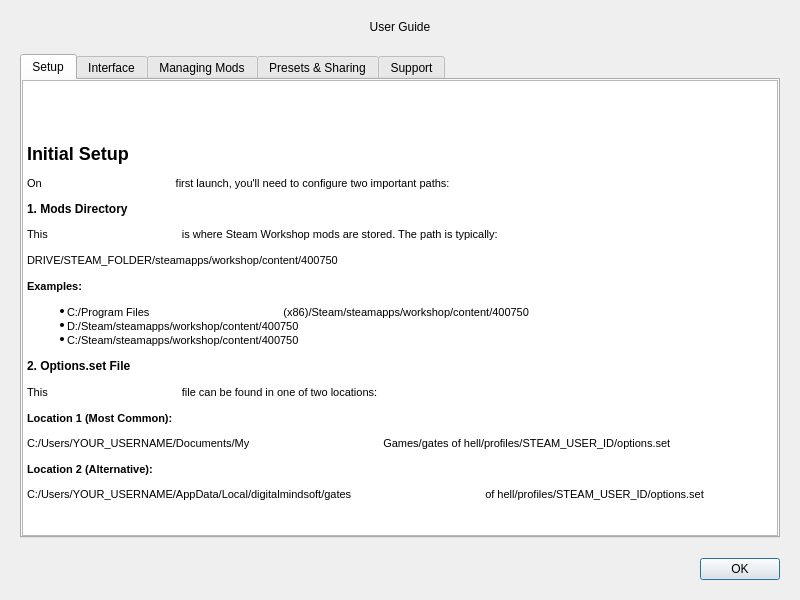
<?xml version="1.0" encoding="UTF-8"?>
<ui version="4.0">
    <class>UserManualDialog</class>
    <widget class="QDialog" name="UserManualDialog">
        <property name="geometry">
            <rect>
                <x>0</x>
                <y>0</y>
                <width>800</width>
                <height>600</height>
            </rect>
        </property>
        <property name="minimumSize">
            <size>
                <width>800</width>
                <height>600</height>
            </size>
        </property>
        <property name="maximumSize">
            <size>
                <width>800</width>
                <height>600</height>
            </size>
        </property>
        <property name="windowTitle">
            <string>User Manual</string>
        </property>
        <property name="modal">
            <bool>true</bool>
        </property>
        <layout class="QVBoxLayout" name="main_layout">
            <property name="spacing">
                <number>20</number>
            </property>
            <property name="leftMargin">
                <number>20</number>
            </property>
            <property name="topMargin">
                <number>20</number>
            </property>
            <property name="rightMargin">
                <number>20</number>
            </property>
            <property name="bottomMargin">
                <number>20</number>
            </property>
            <item>
                <widget class="QLabel" name="title_label">
                    <property name="text">
                        <string>User Guide</string>
                    </property>
                    <property name="alignment">
                        <set>Qt::AlignmentFlag::AlignCenter</set>
                    </property>
                </widget>
            </item>
            <item>
                <widget class="QTabWidget" name="tab_widget">
                    <property name="currentIndex">
                        <number>0</number>
                    </property>
                    <widget class="QWidget" name="setup_tab">
                        <attribute name="title">
                            <string>Setup</string>
                        </attribute>
                        <layout class="QVBoxLayout" name="setup_tab_layout">
                            <property name="leftMargin">
                                <number>0</number>
                            </property>
                            <property name="topMargin">
                                <number>0</number>
                            </property>
                            <property name="rightMargin">
                                <number>0</number>
                            </property>
                            <property name="bottomMargin">
                                <number>0</number>
                            </property>
                            <item>
                                <widget class="QTextEdit" name="setup_content">
                                    <property name="readOnly">
                                        <bool>true</bool>
                                    </property>
                                    <property name="html">
                                        <string>&lt;!DOCTYPE HTML PUBLIC &quot;-//W3C//DTD HTML 4.0//EN&quot; &quot;http://www.w3.org/TR/REC-html40/strict.dtd&quot;&gt;
                                            &lt;html&gt;&lt;head&gt;&lt;meta name=&quot;qrichtext&quot; content=&quot;1&quot;
                                            /&gt;&lt;meta charset=&quot;utf-8&quot; /&gt;&lt;style type=&quot;text/css&quot;&gt;
                                            p, li { white-space: pre-wrap; }
                                            hr { height: 1px; border-width: 0; }
                                            li.unchecked::marker { content: &quot;\2610&quot;; }
                                            li.checked::marker { content: &quot;\2612&quot;; }
                                            &lt;/style&gt;&lt;/head&gt;&lt;body style=&quot; font-family:'Segoe UI';
                                            font-size:9pt; font-weight:400; font-style:normal;&quot;&gt;
                                            &lt;p style=&quot; margin-top:0px; margin-bottom:0px; margin-left:0px;
                                            margin-right:0px; -qt-block-indent:0; text-indent:0px;&quot;&gt; &lt;/p&gt;
                                            &lt;h2 style=&quot; margin-top:16px; margin-bottom:12px; margin-left:0px;
                                            margin-right:0px; -qt-block-indent:0; text-indent:0px;&quot;&gt;&lt;span
                                            style=&quot; font-family:'MS Shell Dlg 2'; font-size:8.25pt;
                                            font-weight:600;&quot;&gt;Initial Setup&lt;/span&gt; &lt;/h2&gt;
                                            &lt;p style=&quot; margin-top:12px; margin-bottom:12px; margin-left:0px;
                                            margin-right:0px; -qt-block-indent:0; text-indent:0px;&quot;&gt;&lt;span
                                            style=&quot; font-family:'MS Shell Dlg 2'; font-size:8.25pt;&quot;&gt;On
                                            first launch, you'll need to configure two important paths:&lt;/span&gt;
                                            &lt;/p&gt;
                                            &lt;h4 style=&quot; margin-top:12px; margin-bottom:12px; margin-left:0px;
                                            margin-right:0px; -qt-block-indent:0; text-indent:0px;&quot;&gt;&lt;span
                                            style=&quot; font-family:'MS Shell Dlg 2'; font-size:8.25pt;
                                            font-weight:600;&quot;&gt;1. Mods Directory&lt;/span&gt; &lt;/h4&gt;
                                            &lt;p style=&quot; margin-top:12px; margin-bottom:12px; margin-left:0px;
                                            margin-right:0px; -qt-block-indent:0; text-indent:0px;&quot;&gt;&lt;span
                                            style=&quot; font-family:'MS Shell Dlg 2'; font-size:8.25pt;&quot;&gt;This
                                            is where Steam Workshop mods are stored. The path is typically:&lt;/span&gt;
                                            &lt;/p&gt;
                                            &lt;p style=&quot; margin-top:12px; margin-bottom:12px; margin-left:0px;
                                            margin-right:0px; -qt-block-indent:0; text-indent:0px;&quot;&gt;&lt;span
                                            style=&quot; font-family:'Courier New,courier'; font-size:8.25pt;&quot;&gt;DRIVE/STEAM_FOLDER/steamapps/workshop/content/400750&lt;/span&gt;
                                            &lt;/p&gt;
                                            &lt;p style=&quot; margin-top:12px; margin-bottom:12px; margin-left:0px;
                                            margin-right:0px; -qt-block-indent:0; text-indent:0px;&quot;&gt;&lt;span
                                            style=&quot; font-family:'MS Shell Dlg 2'; font-size:8.25pt;
                                            font-weight:600;&quot;&gt;Examples:&lt;/span&gt; &lt;/p&gt;
                                            &lt;ul style=&quot;margin-top: 0px; margin-bottom: 0px; margin-left: 0px;
                                            margin-right: 0px; -qt-list-indent: 1;&quot;&gt;
                                            &lt;li style=&quot; font-family:'MS Shell Dlg 2'; font-size:8.25pt;&quot;
                                            style=&quot; margin-top:12px; margin-bottom:0px; margin-left:0px;
                                            margin-right:0px; -qt-block-indent:0; text-indent:0px;&quot;&gt;&lt;span
                                            style=&quot; font-family:'Courier New,courier';&quot;&gt;C:/Program Files
                                            (x86)/Steam/steamapps/workshop/content/400750&lt;/span&gt;&lt;span style=&quot;
                                            font-family:'Segoe UI'; font-size:9pt;&quot;&gt; &lt;/span&gt;&lt;/li&gt;
                                            &lt;li style=&quot; font-family:'MS Shell Dlg 2'; font-size:8.25pt;&quot;
                                            style=&quot; margin-top:0px; margin-bottom:0px; margin-left:0px;
                                            margin-right:0px; -qt-block-indent:0; text-indent:0px;&quot;&gt;&lt;span
                                            style=&quot; font-family:'Courier New,courier';&quot;&gt;D:/Steam/steamapps/workshop/content/400750&lt;/span&gt;&lt;span
                                            style=&quot; font-family:'Segoe UI'; font-size:9pt;&quot;&gt; &lt;/span&gt;&lt;/li&gt;
                                            &lt;li style=&quot; font-family:'MS Shell Dlg 2'; font-size:8.25pt;&quot;
                                            style=&quot; margin-top:0px; margin-bottom:12px; margin-left:0px;
                                            margin-right:0px; -qt-block-indent:0; text-indent:0px;&quot;&gt;&lt;span
                                            style=&quot; font-family:'Courier New,courier';&quot;&gt;C:/Steam/steamapps/workshop/content/400750&lt;/span&gt;&lt;span
                                            style=&quot; font-family:'Segoe UI'; font-size:9pt;&quot;&gt; &lt;/span&gt;&lt;/li&gt;&lt;/ul&gt;
                                            &lt;h4 style=&quot; margin-top:12px; margin-bottom:12px; margin-left:0px;
                                            margin-right:0px; -qt-block-indent:0; text-indent:0px;&quot;&gt;&lt;span
                                            style=&quot; font-family:'MS Shell Dlg 2'; font-size:8.25pt;
                                            font-weight:600;&quot;&gt;2. Options.set File&lt;/span&gt; &lt;/h4&gt;
                                            &lt;p style=&quot; margin-top:12px; margin-bottom:12px; margin-left:0px;
                                            margin-right:0px; -qt-block-indent:0; text-indent:0px;&quot;&gt;&lt;span
                                            style=&quot; font-family:'MS Shell Dlg 2'; font-size:8.25pt;&quot;&gt;This
                                            file can be found in one of two locations:&lt;/span&gt; &lt;/p&gt;
                                            &lt;p style=&quot; margin-top:12px; margin-bottom:12px; margin-left:0px;
                                            margin-right:0px; -qt-block-indent:0; text-indent:0px;&quot;&gt;&lt;span
                                            style=&quot; font-family:'MS Shell Dlg 2'; font-size:8.25pt;
                                            font-weight:600;&quot;&gt;Location 1 (Most Common):&lt;/span&gt; &lt;/p&gt;
                                            &lt;p style=&quot; margin-top:12px; margin-bottom:12px; margin-left:0px;
                                            margin-right:0px; -qt-block-indent:0; text-indent:0px;&quot;&gt;&lt;span
                                            style=&quot; font-family:'Courier New,courier'; font-size:8.25pt;&quot;&gt;C:/Users/YOUR_USERNAME/Documents/My
                                            Games/gates of hell/profiles/STEAM_USER_ID/options.set&lt;/span&gt; &lt;/p&gt;
                                            &lt;p style=&quot; margin-top:12px; margin-bottom:12px; margin-left:0px;
                                            margin-right:0px; -qt-block-indent:0; text-indent:0px;&quot;&gt;&lt;span
                                            style=&quot; font-family:'MS Shell Dlg 2'; font-size:8.25pt;
                                            font-weight:600;&quot;&gt;Location 2 (Alternative):&lt;/span&gt; &lt;/p&gt;
                                            &lt;p style=&quot; margin-top:12px; margin-bottom:12px; margin-left:0px;
                                            margin-right:0px; -qt-block-indent:0; text-indent:0px;&quot;&gt;&lt;span
                                            style=&quot; font-family:'Courier New,courier'; font-size:8.25pt;&quot;&gt;C:/Users/YOUR_USERNAME/AppData/Local/digitalmindsoft/gates
                                            of hell/profiles/STEAM_USER_ID/options.set&lt;/span&gt; &lt;/p&gt;&lt;/body&gt;&lt;/html&gt;
                                        </string>
                                    </property>
                                </widget>
                            </item>
                        </layout>
                    </widget>
                    <widget class="QWidget" name="interface_tab">
                        <attribute name="title">
                            <string>Interface</string>
                        </attribute>
                        <layout class="QVBoxLayout" name="interface_tab_layout">
                            <property name="leftMargin">
                                <number>0</number>
                            </property>
                            <property name="topMargin">
                                <number>0</number>
                            </property>
                            <property name="rightMargin">
                                <number>0</number>
                            </property>
                            <property name="bottomMargin">
                                <number>0</number>
                            </property>
                            <item>
                                <widget class="QTextEdit" name="interface_content">
                                    <property name="readOnly">
                                        <bool>true</bool>
                                    </property>
                                    <property name="html">
                                        <string>&lt;!DOCTYPE HTML PUBLIC &quot;-//W3C//DTD HTML 4.0//EN&quot; &quot;http://www.w3.org/TR/REC-html40/strict.dtd&quot;&gt;
                                            &lt;html&gt;&lt;head&gt;&lt;meta name=&quot;qrichtext&quot; content=&quot;1&quot;
                                            /&gt;&lt;meta charset=&quot;utf-8&quot; /&gt;&lt;style type=&quot;text/css&quot;&gt;
                                            p, li { white-space: pre-wrap; }
                                            hr { height: 1px; border-width: 0; }
                                            li.unchecked::marker { content: &quot;\2610&quot;; }
                                            li.checked::marker { content: &quot;\2612&quot;; }
                                            &lt;/style&gt;&lt;/head&gt;&lt;body style=&quot; font-family:'Segoe UI';
                                            font-size:9pt; font-weight:400; font-style:normal;&quot;&gt;
                                            &lt;p style=&quot; margin-top:0px; margin-bottom:0px; margin-left:0px;
                                            margin-right:0px; -qt-block-indent:0; text-indent:0px;&quot;&gt; &lt;/p&gt;
                                            &lt;h2 style=&quot; margin-top:16px; margin-bottom:12px; margin-left:0px;
                                            margin-right:0px; -qt-block-indent:0; text-indent:0px;&quot;&gt;&lt;span
                                            style=&quot; font-family:'MS Shell Dlg 2'; font-size:8.25pt;
                                            font-weight:600;&quot;&gt;Interface Layout&lt;/span&gt; &lt;/h2&gt;
                                            &lt;h4 style=&quot; margin-top:12px; margin-bottom:12px; margin-left:0px;
                                            margin-right:0px; -qt-block-indent:0; text-indent:0px;&quot;&gt;&lt;span
                                            style=&quot; font-family:'MS Shell Dlg 2'; font-size:8.25pt;
                                            font-weight:600;&quot;&gt;Left Panel: Installed Mods&lt;/span&gt; &lt;/h4&gt;
                                            &lt;p style=&quot; margin-top:12px; margin-bottom:12px; margin-left:0px;
                                            margin-right:0px; -qt-block-indent:0; text-indent:0px;&quot;&gt;&lt;span
                                            style=&quot; font-family:'MS Shell Dlg 2'; font-size:8.25pt;&quot;&gt;Shows
                                            all mods available in your mods directory&lt;/span&gt; &lt;/p&gt;
                                            &lt;h4 style=&quot; margin-top:12px; margin-bottom:12px; margin-left:0px;
                                            margin-right:0px; -qt-block-indent:0; text-indent:0px;&quot;&gt;&lt;span
                                            style=&quot; font-family:'MS Shell Dlg 2'; font-size:8.25pt;
                                            font-weight:600;&quot;&gt;Right Panel: Active Mods&lt;/span&gt; &lt;/h4&gt;
                                            &lt;p style=&quot; margin-top:12px; margin-bottom:12px; margin-left:0px;
                                            margin-right:0px; -qt-block-indent:0; text-indent:0px;&quot;&gt;&lt;span
                                            style=&quot; font-family:'MS Shell Dlg 2'; font-size:8.25pt;&quot;&gt;Shows
                                            currently enabled mods that will load in-game&lt;/span&gt; &lt;/p&gt;
                                            &lt;h2 style=&quot; margin-top:16px; margin-bottom:12px; margin-left:0px;
                                            margin-right:0px; -qt-block-indent:0; text-indent:0px;&quot;&gt;&lt;span
                                            style=&quot; font-family:'MS Shell Dlg 2'; font-size:8.25pt;
                                            font-weight:600;&quot;&gt;Mod Information Panel&lt;/span&gt; &lt;/h2&gt;
                                            &lt;p style=&quot; margin-top:12px; margin-bottom:12px; margin-left:0px;
                                            margin-right:0px; -qt-block-indent:0; text-indent:0px;&quot;&gt;&lt;span
                                            style=&quot; font-family:'MS Shell Dlg 2'; font-size:8.25pt;&quot;&gt;Click
                                            any mod to view its details automatically. This can be disabled in the menu
                                            if preferred.&lt;/span&gt; &lt;/p&gt;&lt;/body&gt;&lt;/html&gt;
                                        </string>
                                    </property>
                                </widget>
                            </item>
                        </layout>
                    </widget>
                    <widget class="QWidget" name="managing_tab">
                        <attribute name="title">
                            <string>Managing Mods</string>
                        </attribute>
                        <layout class="QVBoxLayout" name="managing_tab_layout">
                            <property name="leftMargin">
                                <number>0</number>
                            </property>
                            <property name="topMargin">
                                <number>0</number>
                            </property>
                            <property name="rightMargin">
                                <number>0</number>
                            </property>
                            <property name="bottomMargin">
                                <number>0</number>
                            </property>
                            <item>
                                <widget class="QTextEdit" name="managing_content">
                                    <property name="readOnly">
                                        <bool>true</bool>
                                    </property>
                                    <property name="html">
                                        <string>&lt;!DOCTYPE HTML PUBLIC &quot;-//W3C//DTD HTML 4.0//EN&quot; &quot;http://www.w3.org/TR/REC-html40/strict.dtd&quot;&gt;
                                            &lt;html&gt;&lt;head&gt;&lt;meta name=&quot;qrichtext&quot; content=&quot;1&quot;
                                            /&gt;&lt;meta charset=&quot;utf-8&quot; /&gt;&lt;style type=&quot;text/css&quot;&gt;
                                            p, li { white-space: pre-wrap; }
                                            hr { height: 1px; border-width: 0; }
                                            li.unchecked::marker { content: &quot;\2610&quot;; }
                                            li.checked::marker { content: &quot;\2612&quot;; }
                                            &lt;/style&gt;&lt;/head&gt;&lt;body style=&quot; font-family:'Segoe UI';
                                            font-size:9pt; font-weight:400; font-style:normal;&quot;&gt;
                                            &lt;p style=&quot; margin-top:0px; margin-bottom:0px; margin-left:0px;
                                            margin-right:0px; -qt-block-indent:0; text-indent:0px;&quot;&gt; &lt;/p&gt;
                                            &lt;h2 style=&quot; margin-top:16px; margin-bottom:12px; margin-left:0px;
                                            margin-right:0px; -qt-block-indent:0; text-indent:0px;&quot;&gt;&lt;span
                                            style=&quot; font-family:'MS Shell Dlg 2'; font-size:8.25pt;
                                            font-weight:600;&quot;&gt;Managing Mods&lt;/span&gt; &lt;/h2&gt;
                                            &lt;h4 style=&quot; margin-top:12px; margin-bottom:12px; margin-left:0px;
                                            margin-right:0px; -qt-block-indent:0; text-indent:0px;&quot;&gt;&lt;span
                                            style=&quot; font-family:'MS Shell Dlg 2'; font-size:8.25pt;
                                            font-weight:600;&quot;&gt;Activating Mods&lt;/span&gt; &lt;/h4&gt;
                                            &lt;ul style=&quot;margin-top: 0px; margin-bottom: 0px; margin-left: 0px;
                                            margin-right: 0px; -qt-list-indent: 1;&quot;&gt;
                                            &lt;li style=&quot; font-family:'MS Shell Dlg 2'; font-size:8.25pt;&quot;
                                            style=&quot; margin-top:12px; margin-bottom:0px; margin-left:0px;
                                            margin-right:0px; -qt-block-indent:0; text-indent:0px;&quot;&gt;&lt;span
                                            style=&quot; font-weight:600;&quot;&gt;Double-click&lt;/span&gt; any
                                            installed mod to activate it&lt;span style=&quot; font-family:'Segoe UI';
                                            font-size:9pt;&quot;&gt; &lt;/span&gt;&lt;/li&gt;
                                            &lt;li style=&quot; font-family:'MS Shell Dlg 2'; font-size:8.25pt;&quot;
                                            style=&quot; margin-top:0px; margin-bottom:12px; margin-left:0px;
                                            margin-right:0px; -qt-block-indent:0; text-indent:0px;&quot;&gt;&lt;span
                                            style=&quot; font-weight:600;&quot;&gt;Select multiple mods&lt;/span&gt;
                                            (Ctrl+click) and use &amp;quot;Add Selected&amp;quot;&lt;span style=&quot;
                                            font-family:'Segoe UI'; font-size:9pt;&quot;&gt; &lt;/span&gt;&lt;/li&gt;&lt;/ul&gt;
                                            &lt;h4 style=&quot; margin-top:12px; margin-bottom:12px; margin-left:0px;
                                            margin-right:0px; -qt-block-indent:0; text-indent:0px;&quot;&gt;&lt;span
                                            style=&quot; font-family:'MS Shell Dlg 2'; font-size:8.25pt;
                                            font-weight:600;&quot;&gt;Deactivating Mods&lt;/span&gt; &lt;/h4&gt;
                                            &lt;ul style=&quot;margin-top: 0px; margin-bottom: 0px; margin-left: 0px;
                                            margin-right: 0px; -qt-list-indent: 1;&quot;&gt;
                                            &lt;li style=&quot; font-family:'MS Shell Dlg 2'; font-size:8.25pt;&quot;
                                            style=&quot; margin-top:12px; margin-bottom:0px; margin-left:0px;
                                            margin-right:0px; -qt-block-indent:0; text-indent:0px;&quot;&gt;&lt;span
                                            style=&quot; font-weight:600;&quot;&gt;Double-click&lt;/span&gt; any active
                                            mod to remove it&lt;span style=&quot; font-family:'Segoe UI'; font-size:9pt;&quot;&gt;
                                            &lt;/span&gt;&lt;/li&gt;
                                            &lt;li style=&quot; font-family:'MS Shell Dlg 2'; font-size:8.25pt;&quot;
                                            style=&quot; margin-top:0px; margin-bottom:0px; margin-left:0px;
                                            margin-right:0px; -qt-block-indent:0; text-indent:0px;&quot;&gt;&lt;span
                                            style=&quot; font-weight:600;&quot;&gt;Select multiple mods&lt;/span&gt; and
                                            click &amp;quot;Remove&amp;quot;&lt;span style=&quot; font-family:'Segoe
                                            UI'; font-size:9pt;&quot;&gt; &lt;/span&gt;&lt;/li&gt;
                                            &lt;li style=&quot; font-family:'MS Shell Dlg 2'; font-size:8.25pt;&quot;
                                            style=&quot; margin-top:0px; margin-bottom:12px; margin-left:0px;
                                            margin-right:0px; -qt-block-indent:0; text-indent:0px;&quot;&gt;&lt;span
                                            style=&quot; font-weight:600;&quot;&gt;&amp;quot;Clear All&amp;quot;&lt;/span&gt;
                                            removes all active mods at once &lt;/li&gt;&lt;/ul&gt;&lt;/body&gt;&lt;/html&gt;
                                        </string>
                                    </property>
                                </widget>
                            </item>
                        </layout>
                    </widget>
                    <widget class="QWidget" name="presets_tab">
                        <attribute name="title">
                            <string>Presets &amp;&amp; Sharing</string>
                        </attribute>
                        <layout class="QVBoxLayout" name="presets_tab_layout">
                            <property name="leftMargin">
                                <number>0</number>
                            </property>
                            <property name="topMargin">
                                <number>0</number>
                            </property>
                            <property name="rightMargin">
                                <number>0</number>
                            </property>
                            <property name="bottomMargin">
                                <number>0</number>
                            </property>
                            <item>
                                <widget class="QTextEdit" name="presets_content">
                                    <property name="readOnly">
                                        <bool>true</bool>
                                    </property>
                                    <property name="html">
                                        <string>&lt;!DOCTYPE HTML PUBLIC &quot;-//W3C//DTD HTML 4.0//EN&quot; &quot;http://www.w3.org/TR/REC-html40/strict.dtd&quot;&gt;
                                            &lt;html&gt;&lt;head&gt;&lt;meta name=&quot;qrichtext&quot; content=&quot;1&quot;
                                            /&gt;&lt;meta charset=&quot;utf-8&quot; /&gt;&lt;style type=&quot;text/css&quot;&gt;
                                            p, li { white-space: pre-wrap; }
                                            hr { height: 1px; border-width: 0; }
                                            li.unchecked::marker { content: &quot;\2610&quot;; }
                                            li.checked::marker { content: &quot;\2612&quot;; }
                                            &lt;/style&gt;&lt;/head&gt;&lt;body style=&quot; font-family:'Segoe UI';
                                            font-size:9pt; font-weight:400; font-style:normal;&quot;&gt;
                                            &lt;p style=&quot; margin-top:0px; margin-bottom:0px; margin-left:0px;
                                            margin-right:0px; -qt-block-indent:0; text-indent:0px;&quot;&gt; &lt;/p&gt;
                                            &lt;h2 style=&quot; margin-top:16px; margin-bottom:12px; margin-left:0px;
                                            margin-right:0px; -qt-block-indent:0; text-indent:0px;&quot;&gt;&lt;span
                                            style=&quot; font-family:'MS Shell Dlg 2'; font-size:8.25pt;
                                            font-weight:600;&quot;&gt;Preset System&lt;/span&gt; &lt;/h2&gt;
                                            &lt;p style=&quot; margin-top:12px; margin-bottom:12px; margin-left:0px;
                                            margin-right:0px; -qt-block-indent:0; text-indent:0px;&quot;&gt;&lt;span
                                            style=&quot; font-family:'MS Shell Dlg 2'; font-size:8.25pt;&quot;&gt;Save
                                            and load different mod configurations:&lt;/span&gt; &lt;/p&gt;
                                            &lt;ul style=&quot;margin-top: 0px; margin-bottom: 0px; margin-left: 0px;
                                            margin-right: 0px; -qt-list-indent: 1;&quot;&gt;
                                            &lt;li style=&quot; font-family:'MS Shell Dlg 2'; font-size:8.25pt;&quot;
                                            style=&quot; margin-top:12px; margin-bottom:0px; margin-left:0px;
                                            margin-right:0px; -qt-block-indent:0; text-indent:0px;&quot;&gt;&lt;span
                                            style=&quot; font-weight:600;&quot;&gt;&amp;quot;Save&amp;quot;&lt;/span&gt;
                                            - Create a preset from current active mods&lt;span style=&quot;
                                            font-family:'Segoe UI'; font-size:9pt;&quot;&gt; &lt;/span&gt;&lt;/li&gt;
                                            &lt;li style=&quot; font-family:'MS Shell Dlg 2'; font-size:8.25pt;&quot;
                                            style=&quot; margin-top:0px; margin-bottom:0px; margin-left:0px;
                                            margin-right:0px; -qt-block-indent:0; text-indent:0px;&quot;&gt;&lt;span
                                            style=&quot; font-weight:600;&quot;&gt;&amp;quot;Load&amp;quot;&lt;/span&gt;
                                            - Apply a saved preset&lt;span style=&quot; font-family:'Segoe UI';
                                            font-size:9pt;&quot;&gt; &lt;/span&gt;&lt;/li&gt;
                                            &lt;li style=&quot; font-family:'MS Shell Dlg 2'; font-size:8.25pt;&quot;
                                            style=&quot; margin-top:0px; margin-bottom:12px; margin-left:0px;
                                            margin-right:0px; -qt-block-indent:0; text-indent:0px;&quot;&gt;&lt;span
                                            style=&quot; font-weight:600;&quot;&gt;&amp;quot;Delete&amp;quot;&lt;/span&gt;
                                            - Remove a preset permanently&lt;span style=&quot; font-family:'Segoe UI';
                                            font-size:9pt;&quot;&gt; &lt;/span&gt;&lt;/li&gt;&lt;/ul&gt;
                                            &lt;h2 style=&quot; margin-top:16px; margin-bottom:12px; margin-left:0px;
                                            margin-right:0px; -qt-block-indent:0; text-indent:0px;&quot;&gt;&lt;span
                                            style=&quot; font-family:'MS Shell Dlg 2'; font-size:8.25pt;
                                            font-weight:600;&quot;&gt;Sharing Configurations&lt;/span&gt; &lt;/h2&gt;
                                            &lt;p style=&quot; margin-top:12px; margin-bottom:12px; margin-left:0px;
                                            margin-right:0px; -qt-block-indent:0; text-indent:0px;&quot;&gt;&lt;span
                                            style=&quot; font-family:'MS Shell Dlg 2'; font-size:8.25pt;&quot;&gt;Share
                                            your mod setups with other players:&lt;/span&gt; &lt;/p&gt;
                                            &lt;ul style=&quot;margin-top: 0px; margin-bottom: 0px; margin-left: 0px;
                                            margin-right: 0px; -qt-list-indent: 1;&quot;&gt;
                                            &lt;li style=&quot; font-family:'MS Shell Dlg 2'; font-size:8.25pt;&quot;
                                            style=&quot; margin-top:12px; margin-bottom:0px; margin-left:0px;
                                            margin-right:0px; -qt-block-indent:0; text-indent:0px;&quot;&gt;&lt;span
                                            style=&quot; font-weight:600;&quot;&gt;&amp;quot;Export&amp;quot;&lt;/span&gt;
                                            - Generate a shareable code in the text field&lt;span style=&quot;
                                            font-family:'Segoe UI'; font-size:9pt;&quot;&gt; &lt;/span&gt;&lt;/li&gt;
                                            &lt;li style=&quot; font-family:'MS Shell Dlg 2'; font-size:8.25pt;&quot;
                                            style=&quot; margin-top:0px; margin-bottom:12px; margin-left:0px;
                                            margin-right:0px; -qt-block-indent:0; text-indent:0px;&quot;&gt;&lt;span
                                            style=&quot; font-weight:600;&quot;&gt;&amp;quot;Import&amp;quot;&lt;/span&gt;
                                            - Load a configuration from a shared code &lt;/li&gt;&lt;/ul&gt;&lt;/body&gt;&lt;/html&gt;
                                        </string>
                                    </property>
                                </widget>
                            </item>
                        </layout>
                    </widget>
                    <widget class="QWidget" name="support_tab">
                        <attribute name="title">
                            <string>Support</string>
                        </attribute>
                        <layout class="QVBoxLayout" name="support_tab_layout">
                            <property name="leftMargin">
                                <number>0</number>
                            </property>
                            <property name="topMargin">
                                <number>0</number>
                            </property>
                            <property name="rightMargin">
                                <number>0</number>
                            </property>
                            <property name="bottomMargin">
                                <number>0</number>
                            </property>
                            <item>
                                <widget class="QTextEdit" name="support_content">
                                    <property name="readOnly">
                                        <bool>true</bool>
                                    </property>
                                    <property name="html">
                                        <string>&lt;!DOCTYPE HTML PUBLIC &quot;-//W3C//DTD HTML 4.0//EN&quot; &quot;http://www.w3.org/TR/REC-html40/strict.dtd&quot;&gt;
                                            &lt;html&gt;&lt;head&gt;&lt;meta name=&quot;qrichtext&quot; content=&quot;1&quot;
                                            /&gt;&lt;meta charset=&quot;utf-8&quot; /&gt;&lt;style type=&quot;text/css&quot;&gt;
                                            p, li { white-space: pre-wrap; }
                                            hr { height: 1px; border-width: 0; }
                                            li.unchecked::marker { content: &quot;\2610&quot;; }
                                            li.checked::marker { content: &quot;\2612&quot;; }
                                            &lt;/style&gt;&lt;/head&gt;&lt;body style=&quot; font-family:'Segoe UI';
                                            font-size:9pt; font-weight:400; font-style:normal;&quot;&gt;
                                            &lt;p style=&quot; margin-top:0px; margin-bottom:0px; margin-left:0px;
                                            margin-right:0px; -qt-block-indent:0; text-indent:0px;&quot;&gt; &lt;/p&gt;
                                            &lt;h2 style=&quot; margin-top:16px; margin-bottom:12px; margin-left:0px;
                                            margin-right:0px; -qt-block-indent:0; text-indent:0px;&quot;&gt;&lt;span
                                            style=&quot; font-family:'MS Shell Dlg 2'; font-size:8.25pt;
                                            font-weight:600;&quot;&gt;Support&lt;/span&gt; &lt;/h2&gt;
                                            &lt;p style=&quot; margin-top:12px; margin-bottom:12px; margin-left:0px;
                                            margin-right:0px; -qt-block-indent:0; text-indent:0px;&quot;&gt;&lt;span
                                            style=&quot; font-family:'MS Shell Dlg 2'; font-size:8.25pt;&quot;&gt;Found
                                            a bug or have suggestions? The interface is designed to be user-friendly -
                                            feel free to experiment and provide feedback for improvements.&lt;/span&gt;
                                            &lt;/p&gt;
                                            &lt;p style=&quot; margin-top:12px; margin-bottom:12px; margin-left:0px;
                                            margin-right:0px; -qt-block-indent:0; text-indent:0px;&quot;&gt;&lt;span
                                            style=&quot; font-family:'MS Shell Dlg 2'; font-size:8.25pt;&quot;&gt;You
                                            can report issues or suggest improvements through the appropriate channels.&lt;/span&gt;
                                            &lt;/p&gt;&lt;/body&gt;&lt;/html&gt;
                                        </string>
                                    </property>
                                </widget>
                            </item>
                        </layout>
                    </widget>
                </widget>
            </item>
            <item>
                <layout class="QHBoxLayout" name="button_layout">
                    <item>
                        <spacer name="horizontal_spacer">
                            <property name="orientation">
                                <enum>Qt::Orientation::Horizontal</enum>
                            </property>
                            <property name="sizeHint" stdset="0">
                                <size>
                                    <width>40</width>
                                    <height>20</height>
                                </size>
                            </property>
                        </spacer>
                    </item>
                    <item>
                        <widget class="QPushButton" name="ok_button">
                            <property name="text">
                                <string>OK</string>
                            </property>
                        </widget>
                    </item>
                </layout>
            </item>
        </layout>
    </widget>
    <resources/>
    <connections/>
</ui>
